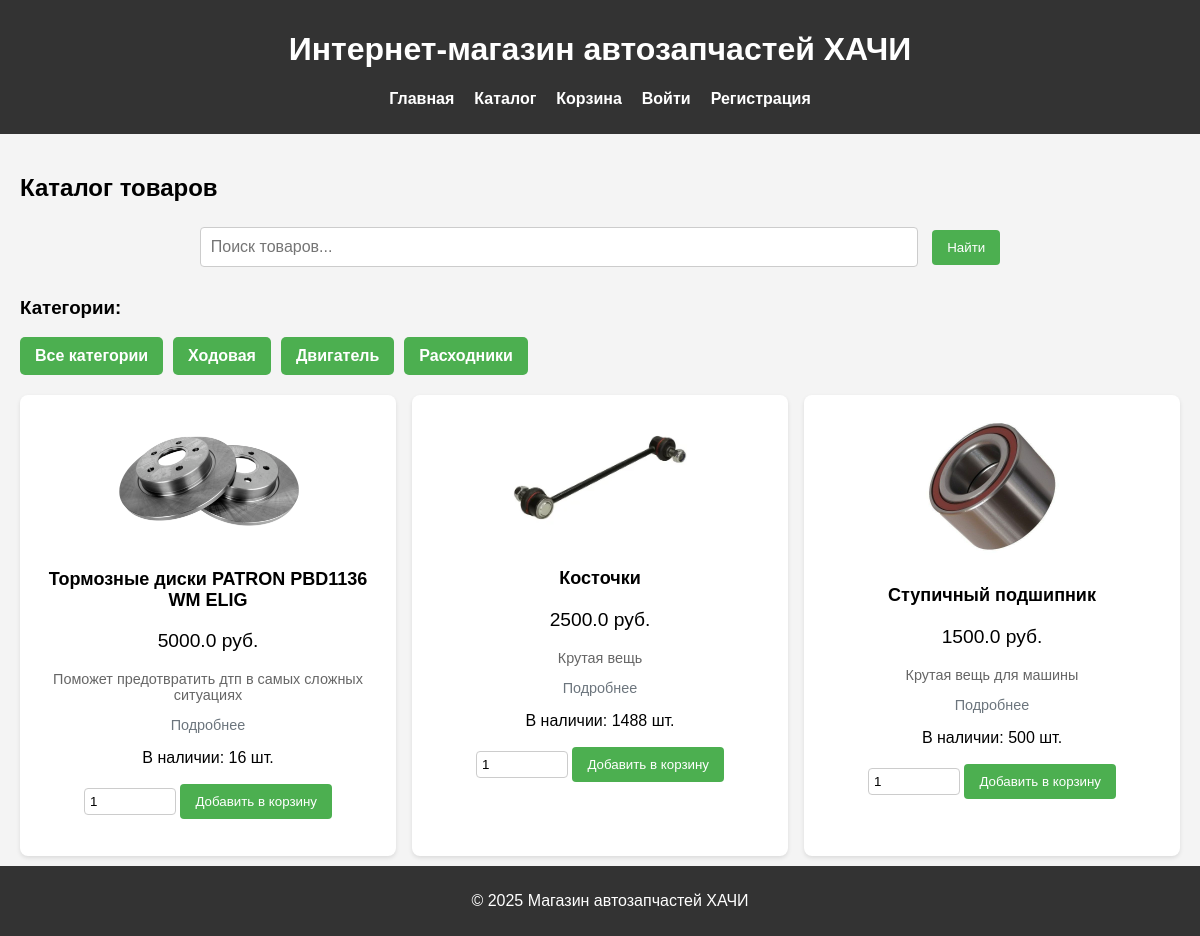
The page /catalog/3 on the database its author committed.
### tables this page shows
CREATE TABLE Categories (
                CategoryID INTEGER PRIMARY KEY AUTOINCREMENT,
                CategoryName TEXT
            );

CREATE TABLE Products (
                ProductID INTEGER PRIMARY KEY AUTOINCREMENT,
                ProductName TEXT,
                Description TEXT,
                Price REAL,
                CategoryID INTEGER,
                Manufacturer TEXT,
                StockQuantity INTEGER,
                Compatibility TEXT, Image TEXT,
                FOREIGN KEY (CategoryID) REFERENCES Categories(CategoryID)
            );

### app.py (the view)
@app.route('/catalog/<int:category_id>')
def catalog_by_category(category_id):
    conn = get_db_connection()
    categories = conn.execute("SELECT * FROM Categories").fetchall()
    products = conn.execute(
        "SELECT * FROM Products WHERE CategoryID = ?", (category_id,)
    ).fetchall()
    conn.close()
    return render_template('catalog.html', products=products, categories=categories)

### app.py (called while the page is built)
def get_db_connection():
    conn = sqlite3.connect(DATABASE)
    conn.row_factory = sqlite3.Row
    return conn

### templates/catalog.html
{% extends "index.html" %}
{% block content %}
<h2>Каталог товаров</h2>
<div class="search-form">
    <form method="GET" action="{{ url_for('search') }}">
        <input type="text" name="query" placeholder="Поиск товаров..." value="{{ query or '' }}" required>
        <button type="submit">Найти</button>
    </form>
</div>
<div class="categories-filter">
    <h3>Категории:</h3>
    <ul>
        <li><a href="{{ url_for('catalog') }}">Все категории</a></li>
        {% for category in categories %}
        <li><a href="{{ url_for('catalog_by_category', category_id=category.CategoryID) }}">{{ category.CategoryName }}</a></li>
        {% endfor %}
    </ul>
</div>
<div class="product-grid">
    {% for product in products %}
    <div class="product-card">
        <img src="{{ url_for('static', filename='images/products/' ~ product.Image) }}"
            alt="{{ product.ProductName }}"
            class="product-image">
        <h3>{{ product.ProductName }}</h3>
        <p class="product-price">{{ product.Price }} руб.</p>
        <p class="product-description">{{ product.Description | truncate(50) }}</p>
        <p class="view-more">
            <a href="{{ url_for('product_details', product_id=product.ProductID) }}">Подробнее</a>
        </p>
        <p>В наличии: {{ product.StockQuantity }} шт.</p>
        {% if product.StockQuantity > 0 %}
        <form action="{{ url_for('add_to_cart', product_id=product.ProductID) }}" method="POST">
            <input type="number" name="quantity" min="1" max="{{ product.StockQuantity }}" value="1" required>
            <button type="submit">Добавить в корзину</button>
        </form>
        {% else %}
        <p class="out-of-stock">Нет в наличии</p>
        {% endif %}
    </div>
    {% endfor %}
</div>
{% endblock %}

### static/styles.css (style rules this page uses)
body { font-family: Arial, sans-serif; margin: 0; padding: 0; background-color: #f4f4f4; overflow-y: auto; min-height: 100vh; }
button { background-color: #4CAF50; color: white; padding: 10px 15px; border: none; border-radius: 4px; cursor: pointer; }
form { margin-bottom: 15px; }
form input, form select, form textarea { width: 95%; padding: 8px; margin-top: 5px; margin-bottom: 10px; border: 1px solid #ccc; border-radius: 4px; }
.categories-filter { margin-bottom: 20px; }
.categories-filter ul { list-style: none; padding: 0; display: flex; flex-wrap: wrap; gap: 10px; }
.categories-filter li { background-color: #4CAF50; color: white; padding: 10px 15px; border-radius: 5px; }
.categories-filter a { color: white; text-decoration: none; font-weight: bold; }
.product-grid { display: grid; grid-template-columns: repeat(auto-fit, minmax(250px, 1fr)); gap: 1rem; }
.product-card { background: #ffffff; padding: 1rem; border-radius: 8px; box-shadow: 0 2px 4px rgba(0, 0, 0, 0.1); text-align: center; }
.product-image { max-width: 200px; max-height: 200px; object-fit: cover; border-radius: 8px; margin-bottom: 10px; }
.product-card h3 { font-size: 18px; margin: 10px; text-align: center; }
.product-price { font-size: 1.2rem; }
.product-description { font-size: 0.9rem; color: #666666; }
input[type="number"] { width: 80px; padding: 5px; border: 1px solid #ccc; border-radius: 4px; }
.search-form { margin-bottom: 20px; text-align: center; }
.search-form input[type="text"] { width: 60%; padding: 10px; border: 1px solid #ccc; border-radius: 4px; font-size: 1rem; }
.search-form button { padding: 10px 15px; background-color: #4CAF50; color: white; border: none; border-radius: 4px; cursor: pointer; margin-left: 10px; }
.view-more { margin-top: 10px; font-size: 0.9em; }
.view-more a { color: #6c757d; text-decoration: none; }

### rows shown on the page
Categories: CategoryName "Ходовая"
Categories: CategoryName "Двигатель"
Categories: CategoryName "Расходники"
Products: Image (picture), ProductName "Тормозные диски PATRON PBD1136 WM ELIG", Price "5000.0", Description "Поможет предотвратить дтп в самых сложных ситуациях", StockQuantity "16"
Products: Image (picture), ProductName "Косточки", Price "2500.0", Description "Крутая вещь", StockQuantity "1488"
Products: Image (picture), ProductName "Ступичный подшипник", Price "1500.0", Description "Крутая вещь для машины", StockQuantity "500"
